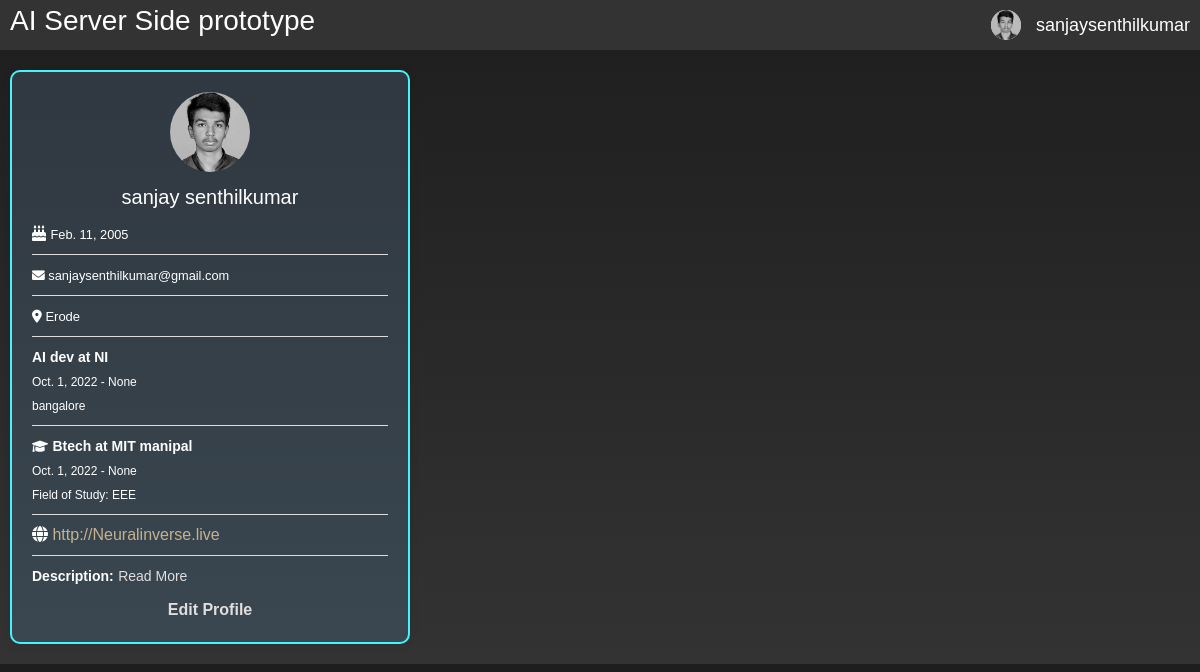
/profile/ (signed in), run on the app's committed database.
### users/models.py (models this page shows, shortened)
class Profile(models.Model):
    user = models.OneToOneField(User, on_delete=models.CASCADE, null=True, blank=True)
    image = models.ImageField(default='default.jpg',upload_to='profile_pics')
    first_name = models.CharField(max_length=50, blank=True, null=True)
    last_name = models.CharField(max_length=50, blank=True, null=True)
    email = models.EmailField(blank=True, null=True)
    birthday = models.DateField(blank=True, null=True)
    description = models.TextField(blank=True, null=True)
    location = models.CharField(max_length=100)

class Experience(models.Model):
    profile = models.ForeignKey(Profile, on_delete=models.CASCADE)
    company = models.CharField(max_length=100, null=True, blank=True)  # Add the company field
    location_experience = models.CharField(max_length=100, null=True, blank=True)
    title = models.CharField(max_length=10, null=True, blank=True)
    start_date = models.DateField(null=True, blank=True)
    end_date = models.DateField(null=True, blank=True)

class Education(models.Model):
    profile = models.ForeignKey(Profile, on_delete=models.CASCADE)
    school = models.CharField(max_length=100,null=True, blank=True)
    degree = models.CharField(max_length=100,null=True, blank=True)
    field_of_study = models.CharField(max_length=100,null=True, blank=True)
    start_date = models.DateField(null=True, blank=True)
    end_date = models.DateField(null=True, blank=True)

class Website(models.Model):
    profile = models.ForeignKey(Profile, on_delete=models.CASCADE)
    url = models.URLField(null=True, blank=True)

### users/views.py (the view)
# urls.py: path('profile/',user_views.profile, name = 'profile'),
@login_required
def profile(request):
    if request.method == 'POST':
        u_form = UserUpdateForm(request.POST ,instance = request.user)
        p_form = ProfileUpdateForm(request.POST,
                                   request.FILES ,
                                   instance = request.user.profile)
        ex_form = ExperienceUpdateForm(request.POST,
                                       request.FILES ,
                                       instance = request.user.profile)
        if u_form.is_valid() and p_form.is_valid() and ex_form.is_valid():
            u_form.save()
            p_form.save()
            ex_form.save()
            return redirect('profile')
    else:
        u_form = UserUpdateForm(instance = request.user)
        p_form = ProfileUpdateForm(instance = request.user.profile)
        ex_form = ExperienceUpdateForm(instance = request.user.profile)
    context = {
        'u_form' : u_form,
        'p_form' : p_form,
        'ex_form' : ex_form
    }
    return render(request, 'users/profile.html',context)

### users/templates/users/profile.html (shortened to what this page needs)
<!DOCTYPE html>
<html lang="en">
<head>
    <link rel="stylesheet" href="https://cdnjs.cloudflare.com/ajax/libs/font-awesome/6.0.0/css/all.min.css" />
    <link href="https://maxcdn.bootstrapcdn.com/bootstrap/4.5.2/css/bootstrap.min.css" rel="stylesheet">
</head>
<body>
    <div class="profile-header">
        <h3>AI Server Side prototype</h3>
        <div class="user-details">
            <img src="{{ request.user.profile.image.url }}" alt="{{ request.user.username }}" class="user-avatar">
            {% if request.user.profile %}
            <span class="user-name"><a href="{% url 'profile' %}" style="color: white;">{{ request.user.username }}</a></span>
            {% else %}
            <span class="user-name">{{ request.user}}</span>
            {% endif %}
        </div>
    </div>
    <div class="container">
        <div class="profile-image" style="background-image: url('{{ user.profile.image.url }}');"></div>
        <div class="profile-name">{{ user.profile.first_name }} {{ user.profile.last_name }}</div>
        <div class="profile-details">
<div class="detail-item">
    <p>
        <i class="fas fa-birthday-cake"></i>
        <small>{{ user.profile.birthday }}</small>
    </p>
    <div class="detail-bar"></div>
</div>
<div class="detail-item">
    <p>
        <small> <i class="fas fa-envelope"></i> {{ user.email }}</small>
    </p>
    <div class="detail-bar"></div>
</div>
<div class="detail-item">
    <p>
       <small style="font-size: 13px;"><i class="fas fa-map-marker-alt"></i> {{ user.profile.location }}</small>
    </p>
    <div class="detail-bar"></div>
</div>
{% for experience in user.profile.experience_set.all %}
    <div class="detail-item">
        <p>
            <strong>{{ experience.title }} at {{ experience.company }}</strong><br>
            <span style="font-size: 12px;">{{ experience.start_date }} - {{ experience.end_date }}<br>
            {{ experience.location_experience }}</span>
        </p>
        <div class="detail-bar"></div>
    </div>
{% endfor %}
{% for education in user.profile.education_set.all %}
    <div class="detail-item">
        <p>
            <small><i class="fas fa-graduation-cap"> </i></small>
            <strong>{{ education.degree }} at {{ education.school }}</strong><br>
            <span style="font-size: 12px;">{{ education.start_date }} - {{ education.end_date }}<br>
            Field of Study: {{ education.field_of_study }}</span>
        </p>
        <div class="detail-bar"></div>
    </div>
{% endfor %}
{% for website in user.profile.website_set.all %}
    <div class="detail-item">
        <p>
            <i class="fas fa-globe"></i>
            <a href="{{ website.url }}" target="_blank" style="color: #c3b291;">{{ website.url }}</a>
        </p>
        <div class="detail-bar"></div>
    </div>
{% endfor %}
            <p>
                <strong>Description:</strong>
                <span id="short-description" style="font-size: 14px;">
                    <a href="#" id="read-more-link" style="color: #e0dede;">Read More</a>
                </span>
            </p>
        </div>
        <a href="#" class="edit-profile-link" id="edit-button" style="color: #e0dede;">Edit Profile</a>
    </div>
</body>
</html>

### users/templates/users/profile.html (style rules this page uses)
body { font-family: Arial, sans-serif; margin: 0; padding: 0; background-color: #1E1E1E; background-image: linear-gradient(to bottom, #1E1E1E, #333333); background-image: -webkit-linear-gradient(top, #1E1E1E, #333333); background-image: -moz-linear-gradient(top, #1E1E1E, #333333); background-image: -o-linear-gradient(top, #1E1E1E, #333333); background-image: -ms-linear-gradient(top, #1E1E1E, #333333); }
.profile-header { background-color: #333333; color: white; padding: 5px 10px; text-align: center; z-index: 1; display: flex; justify-content: space-between; align-items: center; height: 50px; }
.user-details { display: flex; align-items: center; }
.user-avatar { width: 30px; height: 30px; border-radius: 50%; background-color: #ccc; margin-right: 5px; }
.user-name { font-size: 18px; margin-left: 10px; }
.container { position: relative; max-width: 400px; margin: 20px 10px; padding: 20px; background: linear-gradient(to bottom, #303841, #3A4750); box-shadow: 0 0 10px rgba(0, 0, 0, 0.1); border-radius: 10px; color: #fff; border: 2px solid #45f3ff; }
.profile-image { width: 80px; height: 80px; border-radius: 50%; margin: 0 auto 10px; background-size: cover; background-position: center; }
.profile-name { font-size: 20px; text-align: center; margin-bottom: 10px; }
.profile-details { text-align: left; }
.profile-details p { margin: 5px 0; }
.profile-details p strong { font-size: 14px; }
.edit-profile-link { display: block; margin-top: 10px; text-align: center; color: #007BFF; text-decoration: none; font-weight: bold; cursor: pointer; }
.detail-bar { height: 1px; background-color: #ddd; margin: 8px 0; }

### data on the page
Experience: title "AI dev", company "NI", start_date "Oct. 1, 2022", end_date "None", location_experience "bangalore"
Education: degree "Btech", school "MIT manipal", start_date "Oct. 1, 2022", end_date "None", field_of_study "EEE"
Website: url "http://Neuralinverse.live"

### other printed values
{{ request.user.username }} "sanjaysenthilkumar"
{{ user.profile.first_name }} "sanjay"
{{ user.profile.last_name }} "senthilkumar"
{{ user.profile.birthday }} "Feb. 11, 2005"
{{ user.email }} "sanjaysenthilkumar@gmail.com"
{{ user.profile.location }} "Erode"
